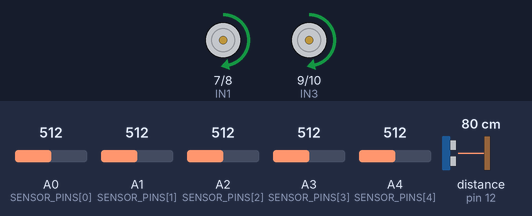
Simulated run of this sketch. Board: Arduino Uno, built with avr-gcc and run on an emulated ATmega328P. Shown: motor-driver pin pairs drawn as motors (green arrow = first pin HIGH = forward, orange = second pin HIGH = backward, longer = more drive, scaled by the enable pin). Wiring (inferred from the names in the program): ultrasonic range finder: trigger pin 11; echo pin 12. The test bench sets the inputs (shaded band); at power-on: distance to the obstacle (sensor on pin 12) 80 cm, A0 (SENSOR_PINS[0]) = 512, A4 (SENSOR_PINS[4]) = 512, A3 (SENSOR_PINS[3]) = 512, A2 (SENSOR_PINS[2]) = 512, A1 (SENSOR_PINS[1]) = 512. The echo pulse lasts 58.3 µs per cm.

Above: at 2.2 s.
2.3 s: distance to the obstacle (sensor on pin 12) set to 7 cm
3.8 s: distance to the obstacle (sensor on pin 12) set to 4 cm
At 3.98 s:
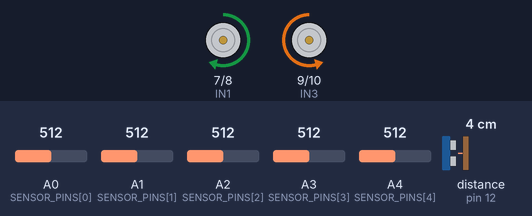
At 4.83 s:
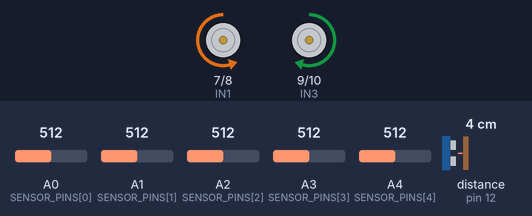
6.8 s: A0 (SENSOR_PINS[0]) set to 70
9.8 s: A4 (SENSOR_PINS[4]) set to 70
12.8 s: A3 (SENSOR_PINS[3]) set to 40
15.8 s: A2 (SENSOR_PINS[2]) set to 306
Timing chart, 0 to 18.5 s (numbered marks = the images above; inputs shaded):
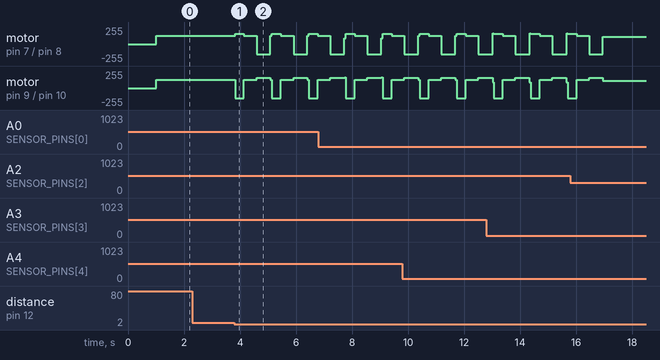

The sketch:

LineFollower_PID_FSM.ino
```cpp
/*
  =============================================================================
  Autonomous Differential-Drive Line Following Robot with PID & Dual FSM
  Course: ME0551 - Robotics | German Jordanian University (GJU)
  Team: Ramez AlMasadeh, Abdullah AlBakri, Ahmad Alamir, Yazan Kanakri
  =============================================================================
*/

// --- Motor Driver Pins (L298N) ---
const int ENA = 5;   // PWM Left Motor
const int IN1 = 7;   // Left Direction 1
const int IN2 = 8;   // Left Direction 2
const int IN3 = 9;   // Right Direction 1
const int IN4 = 10;  // Right Direction 2
const int ENB = 6;   // PWM Right Motor

// --- Ultrasonic Sensor Pins (HC-SR04) ---
const int TRIG_PIN = 11;
const int ECHO_PIN = 12;

// --- IR Sensor Array Pins ---
const int SENSOR_PINS[5] = {A0, A1, A2, A3, A4};
float sensorFiltered[5] = {0, 0, 0, 0, 0};
const float EMA_ALPHA = 0.35; // Smoothing factor for Exponential Moving Average

// --- Speed Configuration ---
const int BASE_SPEED          = 125;
const int SLIGHT_SPEED        = 110;
const int PIVOT_ACQUIRE_SPEED = 155;
const int PIVOT_CENTER_SPEED  = 135;
const int MAX_SPEED           = 180;
const int MIN_SPEED           = 80;

// --- PID Controller Parameters ---
float Kp = 16.0;
float Ki = 0.1;
float Kd = 12.0;

float error = 0;
float lastError = 0;
float integral = 0;

// --- Turn State Machine ---
enum TurnState { TURN_NONE, TURN_LEFT, TURN_RIGHT };
enum TurnPhase { ACQUIRE, CENTERING };

TurnState turnState = TURN_NONE;
TurnPhase turnPhase = ACQUIRE;

// --- Obstacle Avoidance State Machine ---
enum AvoidPhase { AVOID_NONE, AVOID_RIGHT, AVOID_FORWARD, AVOID_LEFT, AVOID_RECOVER };
AvoidPhase avoidPhase = AVOID_NONE;
unsigned long avoidStartMs = 0;

const int OBST_CM = 5;                  // Obstacle detection threshold (cm)
const unsigned long AVOID_R_MS = 320;   // Right pivot duration (ms)
const unsigned long AVOID_F_MS = 450;   // Forward bypass duration (ms)
const unsigned long AVOID_L_MS = 490;   // Left pivot duration (ms)

const unsigned long OBST_CHECK_MS = 60; // Non-blocking ultrasonic polling interval
unsigned long lastObstCheckMs = 0;

void setup() {
  pinMode(ENA, OUTPUT);
  pinMode(ENB, OUTPUT);
  pinMode(IN1, OUTPUT);
  pinMode(IN2, OUTPUT);
  pinMode(IN3, OUTPUT);
  pinMode(IN4, OUTPUT);

  pinMode(TRIG_PIN, OUTPUT);
  pinMode(ECHO_PIN, INPUT);

  for (int i = 0; i < 5; i++) {
    pinMode(SENSOR_PINS[i], INPUT);
    sensorFiltered[i] = analogRead(SENSOR_PINS[i]);
  }

  Serial.begin(115200);
  delay(1000); // 1-second start delay for safety
}

void loop() {
  unsigned long now = millis();

  // 1. Check for obstacles periodically without blocking the PID loop
  if (now - lastObstCheckMs >= OBST_CHECK_MS) {
    lastObstCheckMs = now;
    if (avoidPhase == AVOID_NONE) {
      float dist = readUltrasonic();
      if (dist > 0 && dist <= OBST_CM) {
        avoidPhase = AVOID_RIGHT;
        avoidStartMs = now;
      }
    }
  }

  // 2. State Machine Execution
  if (avoidPhase != AVOID_NONE) {
    handleObstacleAvoidance(now);
  } else {
    updateSensorsEMA();
    forwardPID();
  }
}

void updateSensorsEMA() {
  for (int i = 0; i < 5; i++) {
    int raw = analogRead(SENSOR_PINS[i]);
    sensorFiltered[i] = (EMA_ALPHA * raw) + ((1.0 - EMA_ALPHA) * sensorFiltered[i]);
  }
}

float getError() {
  float weightedSum = 0;
  float totalIntensity = 0;
  float weights[5] = {-2.0, -1.0, 0.0, 1.0, 2.0};

  for (int i = 0; i < 5; i++) {
    weightedSum += weights[i] * sensorFiltered[i];
    totalIntensity += sensorFiltered[i];
  }

  if (totalIntensity < 50.0) return lastError;
  return (weightedSum / totalIntensity) * 10.0;
}

void forwardPID() {
  error = getError() / 2.0;

  if (abs(error) < 0.5) error = 0;

  integral += error;
  integral = constrain(integral, -60, 60);

  float derivative = constrain(error - lastError, -2.0, 2.0);
  lastError = error;

  float pid = (Kp * error) + (Ki * integral) + (Kd * derivative);
  pid = constrain(pid, -35, 35);

  int leftSpeed  = constrain((int)(BASE_SPEED - pid), MIN_SPEED, MAX_SPEED);
  int rightSpeed = constrain((int)(BASE_SPEED + pid), MIN_SPEED, MAX_SPEED);

  setMotors(leftSpeed, rightSpeed, true, true);
}

void handleObstacleAvoidance(unsigned long now) {
  unsigned long elapsed = now - avoidStartMs;

  switch (avoidPhase) {
    case AVOID_RIGHT:
      setMotors(PIVOT_ACQUIRE_SPEED, PIVOT_ACQUIRE_SPEED, true, false);
      if (elapsed >= AVOID_R_MS) {
        avoidPhase = AVOID_FORWARD;
        avoidStartMs = now;
      }
      break;

    case AVOID_FORWARD:
      setMotors(BASE_SPEED, BASE_SPEED, true, true);
      if (elapsed >= AVOID_F_MS) {
        avoidPhase = AVOID_LEFT;
        avoidStartMs = now;
      }
      break;

    case AVOID_LEFT:
      setMotors(PIVOT_ACQUIRE_SPEED, PIVOT_ACQUIRE_SPEED, false, true);
      if (elapsed >= AVOID_L_MS) {
        avoidPhase = AVOID_RECOVER;
        avoidStartMs = now;
      }
      break;

    case AVOID_RECOVER:
      updateSensorsEMA();
      setMotors(SLIGHT_SPEED, SLIGHT_SPEED, true, true);
      if (sensorFiltered[2] > 500) {
        avoidPhase = AVOID_NONE;
        integral = 0;
      }
      break;

    default:
      avoidPhase = AVOID_NONE;
      break;
  }
}

void setMotors(int leftPwm, int rightPwm, bool leftFwd, bool rightFwd) {
  digitalWrite(IN1, leftFwd ? HIGH : LOW);
  digitalWrite(IN2, leftFwd ? LOW : HIGH);
  digitalWrite(IN3, rightFwd ? HIGH : LOW);
  digitalWrite(IN4, rightFwd ? LOW : HIGH);

  analogWrite(ENA, leftPwm);
  analogWrite(ENB, rightPwm);
}

float readUltrasonic() {
  digitalWrite(TRIG_PIN, LOW);
  delayMicroseconds(2);
  digitalWrite(TRIG_PIN, HIGH);
  delayMicroseconds(10);
  digitalWrite(TRIG_PIN, LOW);

  long duration = pulseIn(ECHO_PIN, HIGH, 15000);
  if (duration == 0) return -1;
  return (duration * 0.0343) / 2.0;
}
```

Measured:
- the behaviour switches between 6 and 5 cm on distance to the obstacle (sensor on pin 12) (found by bisection; images 0 and 1)
- after the input at 2.3 s, every drawn part: stays the same
